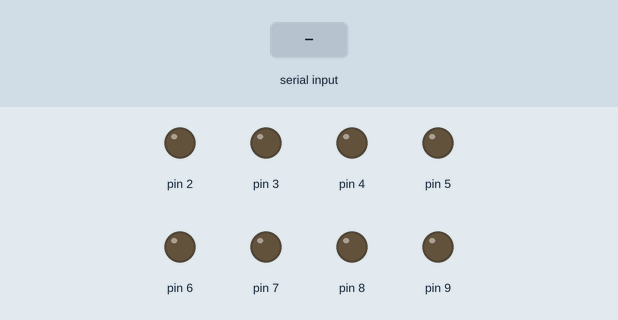
This sketch was run on a simulated Arduino Uno, built with avr-gcc and run on an emulated ATmega328P. Parts: output pins drawn as LEDs (lit = HIGH). The test bench sets the inputs (shaded band).

Above: at 1.2 s.
1.3 s: "a" received over Serial
At 1.7 s:
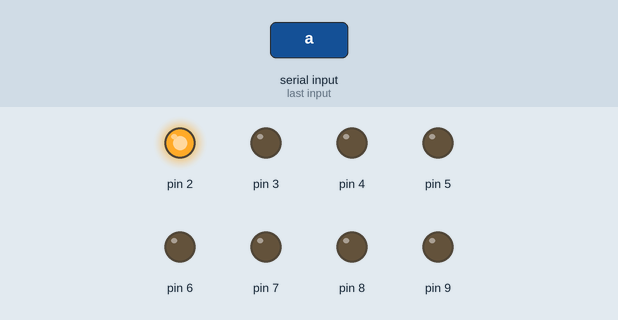
2.8 s: "b" received over Serial
At 4.0 s:
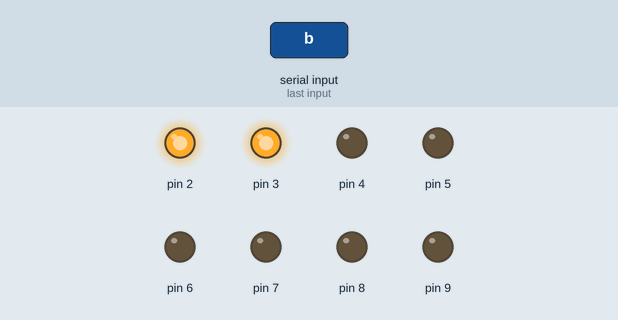
4.3 s: "c" received over Serial
At 5.1 s:
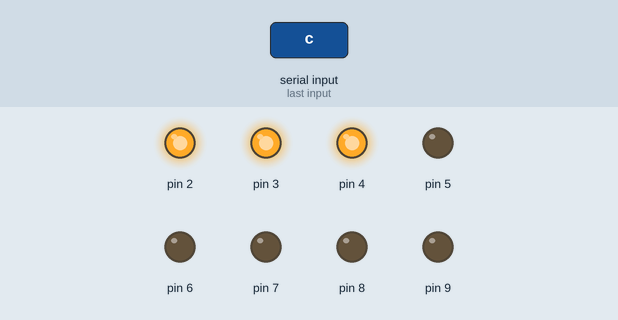
5.8 s: "f" received over Serial
At 6.3 s:
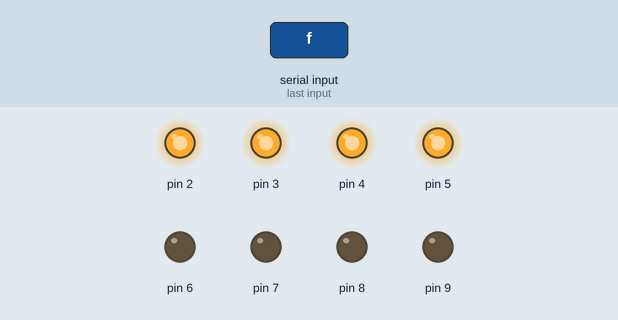
7.3 s: "e" received over Serial
At 8.5 s:
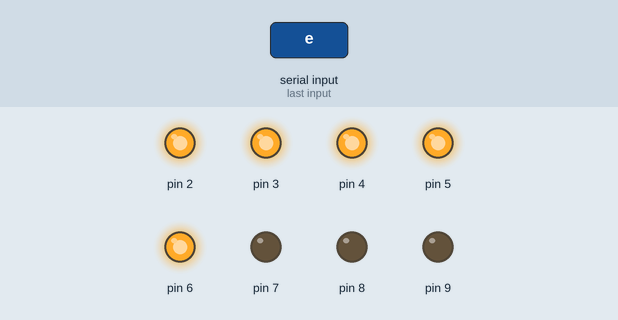
8.8 s: "d" received over Serial
At 9.8 s:
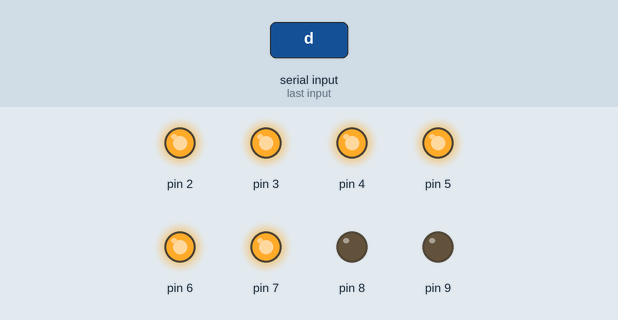
Timing chart, 0 to 11.3 s (numbered marks = the images above; inputs shaded):
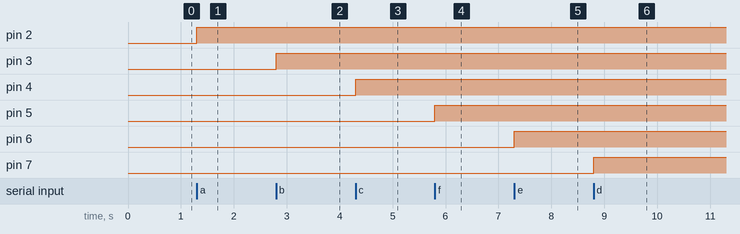

The sketch:

_7_segment_arduino.ino
```cpp
int x = 0 ;

void setup()
{
  pinMode( 2 , OUTPUT);
  pinMode( 3 , OUTPUT);
  pinMode( 4 , OUTPUT);
  pinMode( 5 , OUTPUT);
  pinMode( 6 , OUTPUT);
  pinMode( 7 , OUTPUT);
  pinMode( 8 , OUTPUT);
  pinMode( 9 , OUTPUT);
  Serial.begin(9600);
  digitalWrite(2, LOW);
  digitalWrite(3, LOW);
  digitalWrite(4, LOW);
  digitalWrite(5, LOW);
  digitalWrite(6, LOW);
  digitalWrite(7, LOW);
  digitalWrite(8, LOW);
  digitalWrite(9, LOW);

}

void loop()
{
  if (( ( Serial.available() ) > ( 0 ) ))
  {
   int x = Serial.read() ;
    switch(x)
    {
      case 'a':
        if(digitalRead(2)==HIGH)
        {
           digitalWrite(2, LOW);
        }
        else
        {
           digitalWrite(2, HIGH);
        }
        break;
      case 'b':
        if(digitalRead(3)==HIGH)
        {
           digitalWrite(3, LOW);
        }
        else
        {
           digitalWrite(3, HIGH);
        }
        break;
      case 'c':
        if(digitalRead(4)==HIGH)
        {
           digitalWrite(4, LOW);
        }
        else
        {
           digitalWrite(4, HIGH);
        }
        break;
      case 'f':
        if(digitalRead(5)==HIGH)
        {
           digitalWrite(5, LOW);
        }
        else
        {
           digitalWrite(5, HIGH);
        }
        break;
      case 'e':
        if(digitalRead(6)==HIGH)
        {
           digitalWrite(6, LOW);
        }
        else
        {
           digitalWrite(6, HIGH);
        }
        break;
      case 'd':
        if(digitalRead(7)==HIGH)
        {
           digitalWrite(7, LOW);
        }
        else
        {
           digitalWrite(7, HIGH);
        }
        break;
      case 'g':
        if(digitalRead(8)==HIGH)
        {
           digitalWrite(8, LOW);
        }
        else
        {
           digitalWrite(8, HIGH);
        }
        break;
      case 'h':
        if(digitalRead(9)==HIGH)
        {
           digitalWrite(9, LOW);
        }
        else
        {
           digitalWrite(9, HIGH);
        }
        break;
    }
  }
}
```

Measured:
- after the input at 1.3 s, pin 2: LOW → HIGH at once
- after the input at 2.8 s, pin 3: LOW → HIGH at once
- after the input at 4.3 s, pin 4: LOW → HIGH at once
- after the input at 5.8 s, pin 5: LOW → HIGH at once
- after the input at 7.3 s, pin 6: LOW → HIGH at once
- after the input at 8.8 s, pin 7: LOW → HIGH at once
